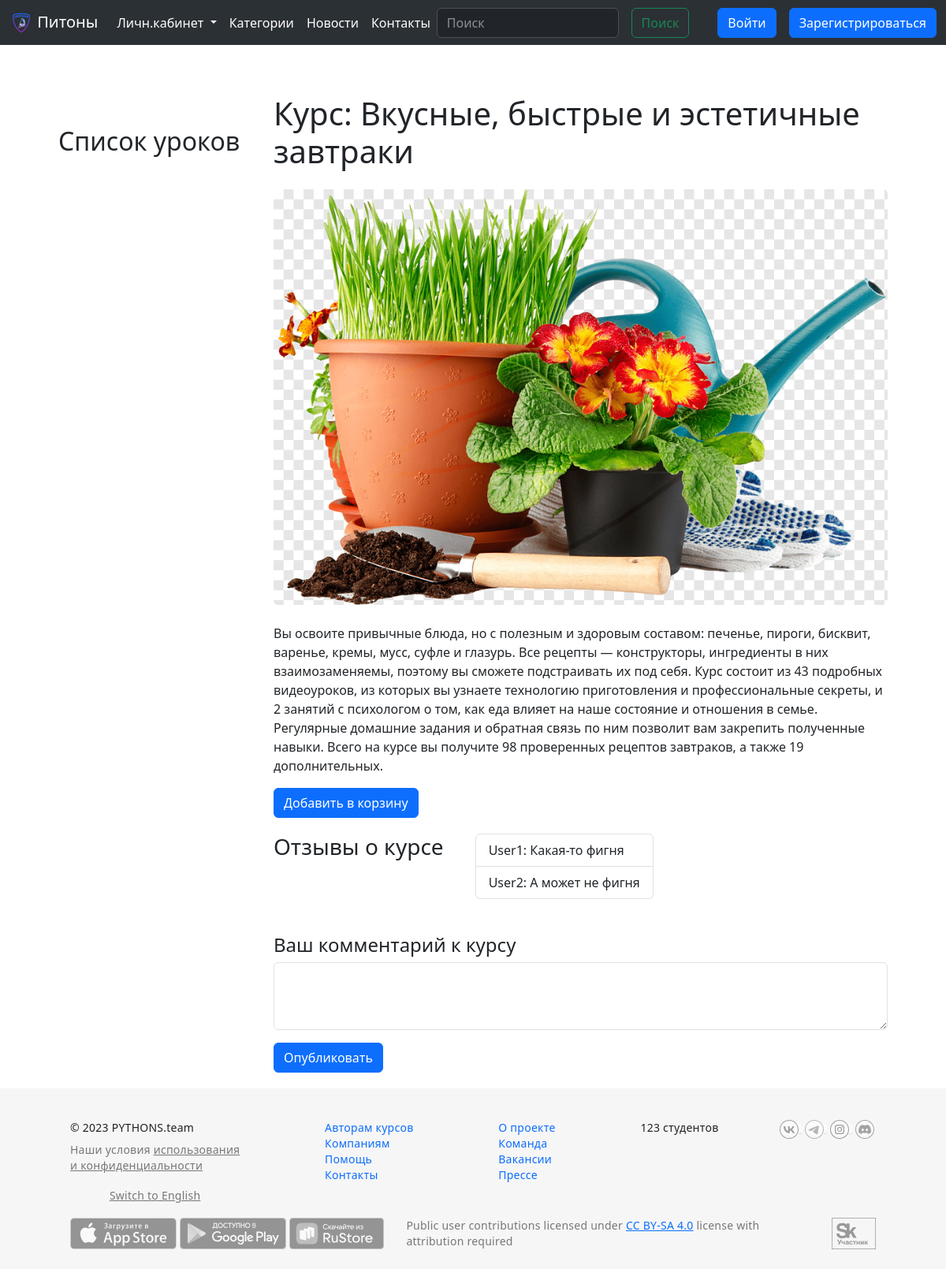
Screenshot of /mainapp/course/1/ with the database file from the repository.
### mainapp/models.py (models this page shows, shortened)
class TimestampMixin(models.Model):
    created_at = models.DateTimeField(auto_now_add=True)
    updated_at = models.DateTimeField(auto_now=True)
    class Meta:
        abstract = True

class Course(TimestampMixin):
    name = models.CharField(max_length=128, unique=True)
    description = models.TextField(blank=True)
    author = models.ForeignKey(User, on_delete=models.CASCADE, related_name="courses")
    img_url = models.TextField(blank=True)
    category = models.ManyToManyField(Category, related_name="courses")
    price = models.PositiveIntegerField(default=0)
    active = models.BooleanField(default=True)
    slug = models.SlugField(max_length=128, unique=True)

### mainapp/views.py (the view)
class CourseDetailPageView(TemplateView):
    template_name = "mainapp/course_detail.html"
    def get_context_data(self, pk=None, **kwargs):
        context = super().get_context_data(**kwargs)
        context["course"] = get_object_or_404(Course, pk=pk)
        context["lesson"] = Lesson.objects.all().filter(course=pk)
        return context

### mainapp/templates/mainapp/course_detail.html (shortened to what this page needs)
{% extends 'mainapp/base.html' %}
{% load static %}
{% block content %}
        <div class="container d-flex" style="margin-top: 100px;">
            <div class='col-md-3' style="
            /* border: 3px solid blue;   */
            padding: 20px;">
                <h2 style="margin-top: 40px;"> Список уроков</h2>
            </div>
            <div class='col-md-9' style="
            /* border:3px solid blue;  */
            padding: 20px; ">
                <h1>Курс: {{ course.name }}</h1>
                <figure class="figure mt-3">
                    <img src="/static/{{ course.img_url }}" class="figure-img img-fluid rounded">
                </figure>
                <p>{{ course.description }}</p>
                {% if not user.is_teacher %}
                    <input class="btn btn-primary" type="button" value="Добавить в корзину" onclick="add_to_cart({{ course.id }})">
                {% endif %}
                    <div class="d-flex">
                        <h3 style="margin: 20px 20px 0 0;">Oтзывы о курсе</h3>
                        <ul class="list-group" style="margin: 20px; ">
                            <li class="list-group-item mblank-2">
                                User1:    Какая-то фигня
                                </li>
                            <li class="list-group-item mblank-2">
                                    User2: А может не фигня
                                </li>
                        </ul>
                    </div>
                    <div class="mb-3 mt-4">
                        <h4>Ваш комментарий к курсу</h4>
                        <textarea class="form-control" id="exampleFormControlTextarea1" rows="3"></textarea>
                    </div>
                    <input class="btn btn-primary" type="button" value="Опубликовать">
            </div>
        </div>
{% endblock %}

### rows the page displays
Course: name "Вкусные, быстрые и эстетичные завтраки", img_url (picture), description "Вы освоите привычные блюда, но с полезным и здоровым составом: печенье, пироги, бисквит, варенье, кремы, мусс, суфле и глазурь. Все рецепты — конструкторы, ингредиенты в них взаимозаменяемы, поэтому вы сможете подстраивать их под себя. Курс состоит из 43 подробных видеоуроков, из которых вы узнаете технологию приготовления и профессиональные секреты, и 2 занятий с психологом о том, как еда влияет на наше состояние и отношения в семье. Регулярные домашние задания и обратная связь по ним позволит вам закрепить полученные навыки. Всего на курсе вы получите 98 проверенных рецептов завтраков, а также 19 дополнительных."
